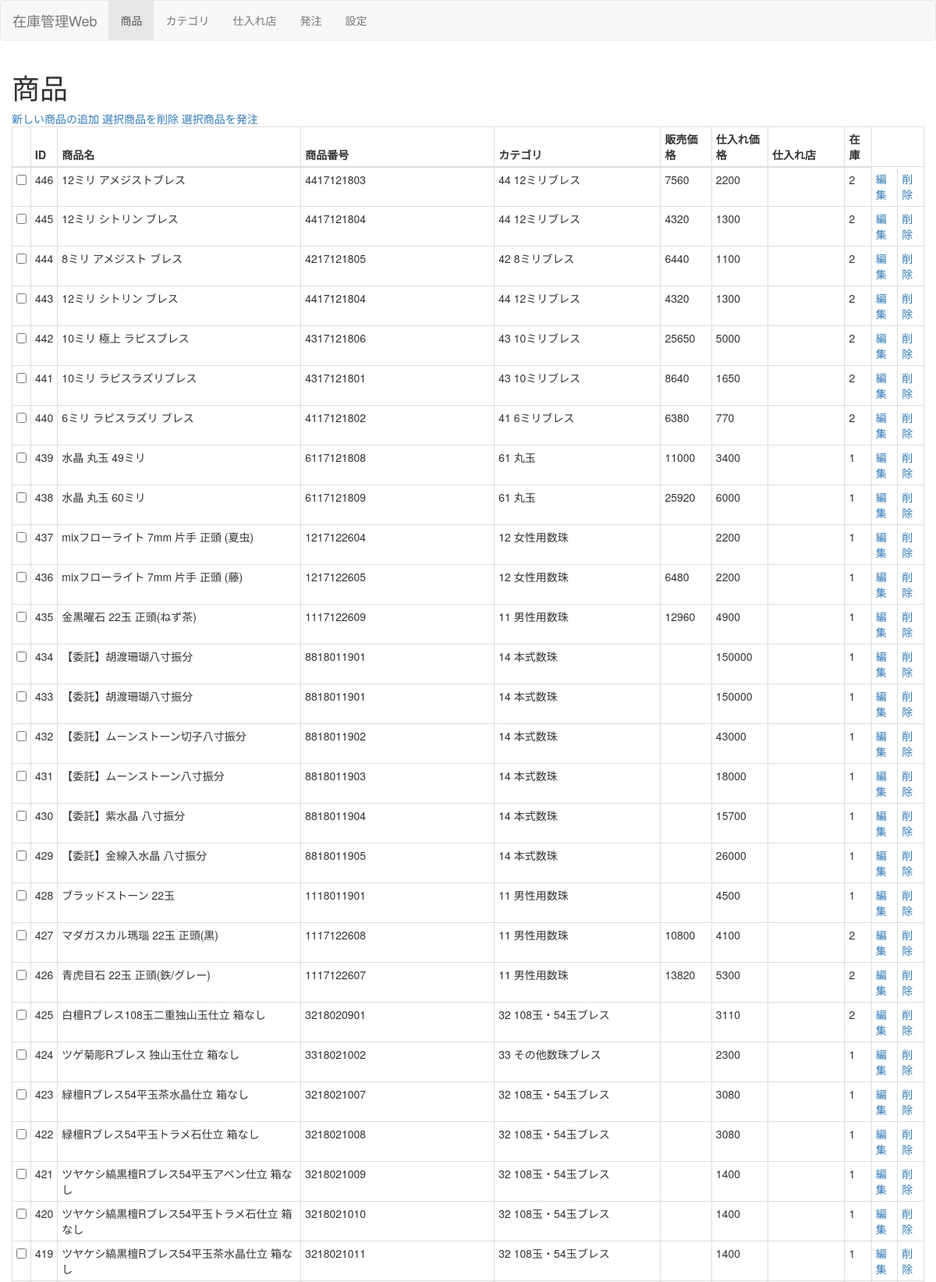
/product (upper part), run on the app's committed database.
### models.py (models this page shows, shortened)
class Product(Base):
    __tablename__ = 'product'
    id = Column(Integer, primary_key=True)
    name = Column(String(128))
    purchase_price= Column(Integer)
    selling_price= Column(Integer)
    category_id= Column(Integer)
    stock= Column(Integer)
    store_id = Column(Integer)
    identifer = Column(String(128))

class Category(Base):
    __tablename__ = 'category'
    id = Column(Integer, primary_key=True)
    name = Column(String(128), unique=True)

### main.py (the view)
@app.route('/product')
def product():
    all_product = db_session.query(Product,Category,Store).join(Category,Product.category_id==Category.id).join(Store,Product.store_id==Store.id).order_by(Product.id.desc()).all()
    return render_template("product.html",products=all_product)

### templates/product.html (shortened to what this page needs)
{% extends "base.html" %}
{% set active_page = "product" %}
{% block content %}
<h1>商品</h1>
<a href="javascript:window.open('/product/add', 'product_add', 'width=400,height=300');">新しい商品の追加</a>
<a href="javascript:window.open('/product/add', 'product_add', 'width=400,height=300');">選択商品を削除</a>
<a href="javascript:order();">選択商品を発注</a><br>
<form name = "table" method="post">
<table class="table table-bordered table-condensed table-responsive">
<thead class="thead-black">
  <tr>
        <th></th>
        <th>ID</th>
        <th>商品名</th>
        <th>商品番号</th>
        <th>カテゴリ</th>
        <th>販売価格</th>
        <th>仕入れ価格</th>
        <th>仕入れ店</th>
        <th>在庫</th>
  </tr>
</thead>
<tbody>
    {% for product in products %}
    <tr>
        <td><input type="checkbox" name ="selected_id" value ="{{product[0].id}}"></td>
        <td>{{ product[0].id }}</td>
        <td>{{ product[0].name }}</td>
        <td>{{ product[0].identifer }}</td>
        <td>{{ product[1].name }}</td>
        <td>{{ product[0].selling_price }}</td>
        <td>{{ product[0].purchase_price }}</td>
        <td>{{ product[2].name }}</td>
        <td>{{ product[0].stock }}</td>
        <td><a href="javascript:window.open('/product/edit?id={{product[0].id}}', 'edit', 'width=400,height=300');">編集</a></td>
        <td><a href="javascript:result = window.confirm('商品:{{product[0].name}}を削除します');if(result)location.href='/product/remove?id={{product.id}}';">削除</a></td>
  </tr>
  {% else %}
      <tr><td></td><td></td><td>商品が登録されていません</td></tr>
  {% endfor %}
</tbody>
</table>
{% endblock %}

### data on the page
Product: id "446", name "12ミリ アメジストブレス", identifer "4417121803", name "44 12ミリブレス", selling_price "7560", purchase_price "2200", stock "2"
Product: id "445", name "12ミリ シトリン ブレス", identifer "4417121804", name "44 12ミリブレス", selling_price "4320", purchase_price "1300", stock "2"
Product: id "444", name "8ミリ アメジスト ブレス", identifer "4217121805", name "42 8ミリブレス", selling_price "6440", purchase_price "1100", stock "2"
Product: id "443", name "12ミリ シトリン ブレス", identifer "4417121804", name "44 12ミリブレス", selling_price "4320", purchase_price "1300", stock "2"
Product: id "442", name "10ミリ 極上 ラピスブレス", identifer "4317121806", name "43 10ミリブレス", selling_price "25650", purchase_price "5000", stock "2"
Product: id "441", name "10ミリ ラピスラズリブレス", identifer "4317121801", name "43 10ミリブレス", selling_price "8640", purchase_price "1650", stock "2"
Product: id "440", name "6ミリ ラピスラズリ ブレス", identifer "4117121802", name "41 6ミリブレス", selling_price "6380", purchase_price "770", stock "2"
Product: id "439", name "水晶 丸玉 49ミリ", identifer "6117121808", name "61 丸玉", selling_price "11000", purchase_price "3400", stock "1"
Product: id "438", name "水晶 丸玉 60ミリ", identifer "6117121809", name "61 丸玉", selling_price "25920", purchase_price "6000", stock "1"
Product: id "437", name "mixフローライト 7mm 片手 正頭 (夏虫)", identifer "1217122604", name "12 女性用数珠", purchase_price "2200", stock "1"
Product: id "436", name "mixフローライト 7mm 片手 正頭 (藤)", identifer "1217122605", name "12 女性用数珠", selling_price "6480", purchase_price "2200", stock "1"
Product: id "435", name "金黒曜石 22玉 正頭(ねず茶)", identifer "1117122609", name "11 男性用数珠", selling_price "12960", purchase_price "4900", stock "1"
Product: id "434", name "【委託】胡渡珊瑚八寸振分", identifer "8818011901", name "14 本式数珠", purchase_price "150000", stock "1"
Product: id "433", name "【委託】胡渡珊瑚八寸振分", identifer "8818011901", name "14 本式数珠", purchase_price "150000", stock "1"
Product: id "432", name "【委託】ムーンストーン切子八寸振分", identifer "8818011902", name "14 本式数珠", purchase_price "43000", stock "1"
Product: id "431", name "【委託】ムーンストーン八寸振分", identifer "8818011903", name "14 本式数珠", purchase_price "18000", stock "1"
Product: id "430", name "【委託】紫水晶 八寸振分", identifer "8818011904", name "14 本式数珠", purchase_price "15700", stock "1"
Product: id "429", name "【委託】金線入水晶 八寸振分", identifer "8818011905", name "14 本式数珠", purchase_price "26000", stock "1"
Product: id "428", name "ブラッドストーン 22玉", identifer "1118011901", name "11 男性用数珠", purchase_price "4500", stock "1"
Product: id "427", name "マダガスカル瑪瑙 22玉 正頭(黒)", identifer "1117122608", name "11 男性用数珠", selling_price "10800", purchase_price "4100", stock "2"
Product: id "426", name "青虎目石 22玉 正頭(鉄/グレー)", identifer "1117122607", name "11 男性用数珠", selling_price "13820", purchase_price "5300", stock "2"
Product: id "425", name "白檀Rブレス108玉二重独山玉仕立 箱なし", identifer "3218020901", name "32 108玉・54玉ブレス", purchase_price "3110", stock "2"
Product: id "424", name "ツゲ菊彫Rブレス 独山玉仕立 箱なし", identifer "3318021002", name "33 その他数珠ブレス", purchase_price "2300", stock "1"
Product: id "423", name "緑檀Rブレス54平玉茶水晶仕立 箱なし", identifer "3218021007", name "32 108玉・54玉ブレス", purchase_price "3080", stock "1"
Product: id "422", name "緑檀Rブレス54平玉トラメ石仕立 箱なし", identifer "3218021008", name "32 108玉・54玉ブレス", purchase_price "3080", stock "1"
Product: id "421", name "ツヤケシ縞黒檀Rブレス54平玉アベン仕立 箱なし", identifer "3218021009", name "32 108玉・54玉ブレス", purchase_price "1400", stock "1"
Product: id "420", name "ツヤケシ縞黒檀Rブレス54平玉トラメ石仕立 箱なし", identifer "3218021010", name "32 108玉・54玉ブレス", purchase_price "1400", stock "1"
Product: id "419", name "ツヤケシ縞黒檀Rブレス54平玉茶水晶仕立 箱なし", identifer "3218021011", name "32 108玉・54玉ブレス", purchase_price "1400", stock "1"

### other printed values
{{ caption|e }} "商品" "カテゴリ" "仕入れ店" "発注" "設定"
